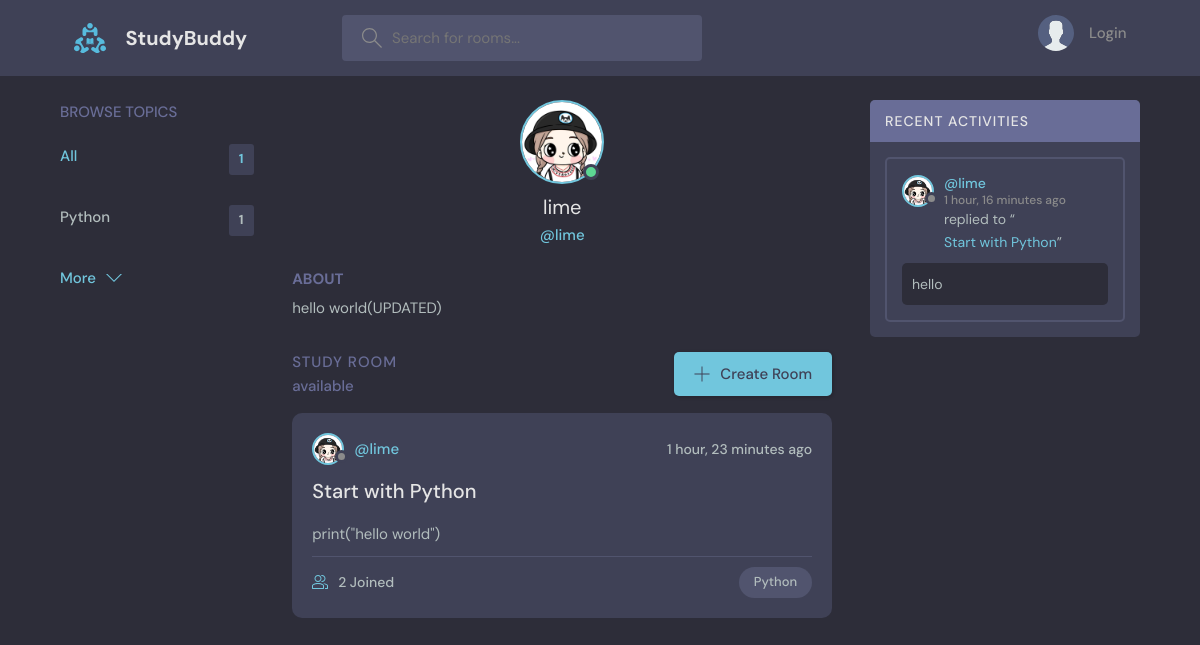
The app's page /profile/1 with its own data.
### base/models.py (models this page shows, shortened)
class Topic(models.Model):
    name = models.CharField(max_length=200)

class User(AbstractUser):
    name = models.CharField(max_length=200, null=True)
    email = models.EmailField(unique=True, null=True)
    bio = models.TextField(null=True)
    avatar  = models.ImageField(null=True, default="avatar.svg")
    USERNAME_FIELD = 'email'
    REQUIRED_FIELDS = []

class Room(models.Model):
    host = models.ForeignKey(User, on_delete=models.SET_NULL, null=True)
    topic = models.ForeignKey(Topic, on_delete=models.SET_NULL, null=True)
    name = models.CharField(max_length=100)
    description = models.TextField(null=True, blank=True)
    participants = models.ManyToManyField(User, related_name='participants', blank=True)
    updated = models.DateTimeField(auto_now=True)
    created = models.DateTimeField(auto_now_add=True)
    class Meta:
        ordering = ['-updated', '-created']
    def __str__(self) -> str:
        return  self.name

class Message(models.Model):
    user = models.ForeignKey(User, on_delete=models.CASCADE)
    room = models.ForeignKey(Room, on_delete=models.CASCADE)
    body = models.TextField()
    updated = models.DateTimeField(auto_now=True)
    created = models.DateTimeField(auto_now_add=True)
    class Meta:
        ordering = ['-updated', '-created']
    def __str__(self) -> str:
        return self.body[:50]

### base/views.py (the view)
# urls.py: path('profile/<str:pk>', views.userProfile, name='user-profile'),
def userProfile(request, pk):
    user = User.objects.get(id=pk)
    rooms = user.room_set.all()
    topics = Topic.objects.all()
    room_messages = user.message_set.all()
    context = {'rooms': rooms, 'topics': topics, 'user': user,
               'room_messages': room_messages}
    return render(request, 'base/profile.html', context)

### base/templates/base/profile.html (shortened to what this page needs)
{% extends 'main.html' %}
{%block content%}
<main class="profile-page layout layout--3">
  <div class="container">
    {% include 'base/topics_component.html' %}
    <div class="roomList">
      <div class="profile">
        <div class="profile__avatar">
          <div class="avatar avatar--large active">
            <img src="{{user.avatar.url}}" />
          </div>
        </div>
        <div class="profile__info">
          <h3>{{user.username}}</h3>
          <p>@{{user.username}}</p>
        </div>
        <div class="profile__about">
          <h3>About</h3>
          <p>
              {{user.bio}}
          </p>
        </div>
      </div>
      {% include "base/feed_component.html" %}
    </div>
    {%include 'base/activity_component.html'%}
  </div>
</main>
{%endblock content%}

### templates/main.html (shortened to what this page needs)
<!DOCTYPE html>
{% load static %}
<html lang="en">
  <head>
    <link rel="stylesheet" href="{% static 'styles/style.css' %}" />
  </head>
  <body>
    {% include 'navbar.html' %}
    {% block content%}
    {% endblock%}
  </body>
</html>

### templates/navbar.html (shortened to what this page needs)
{%load static%}
<header class="header header--loggedIn">
    <div class="container">
      <a href="{% url 'home' %}" class="header__logo">
        <img src="{% static 'images/logo.svg' %}" />
        <h1>StudyBuddy</h1>
      </a>
      <form class="header__search" method="get" action="{% url 'home' %}">
        <label>
          <input type="text" name="q" placeholder="Search for rooms..." />
        </label>
      </form>
      <nav class="header__menu">
        {% if request.user.is_authenticated %}
        <div class="header__user">
          <a href="{% url 'user-profile' request.user.id %}">
            <div class="avatar avatar--medium active">
              <img src="{{request.user.avatar.url}}" />
            </div>
            <p>{{request.user.username}} <span>@{{request.user.username}}</span></p>
          </a>
          <button class="dropdown-button">
            <svg version="1.1" xmlns="http://www.w3.org/2000/svg" width="32" height="32" viewBox="0 0 32 32">
              <title>chevron-down</title>
              <path d="M16 21l-13-13h-3l16 16 16-16h-3l-13 13z"></path>
            </svg>
          </button>
        </div>
        {% else %}
        <a href="{% url 'login' %}">
          <img src="{% static 'images/avatar.svg'%}" />
          <p>Login</p>
        </a>
        {% endif %}
      </nav>
    </div>
  </header>

### base/templates/base/topics_component.html
<div class="topics">
    <div class="topics__header">
      <h2>Browse Topics</h2>
    </div>
    <ul class="topics__list">
      <li>
        <a href="{% url 'home' %}" class="active">All <span>{{topics.count}}</span></a>
      </li>
      {% for topic in topics %}
      <li>
        <a href="{% url 'home' %}?q={{topic.name}}">{{topic.name}} <span>{{topic.room_set.all.count}}</span></a>
      </li>
      {% endfor%}
    </ul>
    <a class="btn btn--link" href="{% url 'topics' %}">
      More
      <svg version="1.1" xmlns="http://www.w3.org/2000/svg" width="32" height="32" viewBox="0 0 32 32">
        <title>chevron-down</title>
        <path d="M16 21l-13-13h-3l16 16 16-16h-3l-13 13z"></path>
      </svg>
    </a>
  </div>

### base/templates/base/feed_component.html (shortened to what this page needs)
<div class="roomList">
    <div class="roomList__header">
      <div>
        <h2>Study Room</h2>
        <p>{{room_count}} available</p>
      </div>
      <a class="btn btn--main" href="{% url 'create-room' %}">
        <svg version="1.1" xmlns="http://www.w3.org/2000/svg" width="32" height="32" viewBox="0 0 32 32">
          <title>add</title>
          <path
            d="M16.943 0.943h-1.885v14.115h-14.115v1.885h14.115v14.115h1.885v-14.115h14.115v-1.885h-14.115v-14.115z"
          ></path>
        </svg>
        Create Room
      </a>
    </div>
    {% for room in rooms %}
    <div class="roomListRoom">
      <div class="roomListRoom__header">
        <a href="{% url 'user-profile' room.host.id%}" class="roomListRoom__author">
          <div class="avatar avatar--small">
            <img src="{{room.host.avatar.url}}" />
          </div>
          <span>@{{room.host.username}}</span>
        </a>
        <div class="roomListRoom__actions">
          <span>{{room.created|timesince}} ago</span>
        </div>
      </div>
      <div class="roomListRoom__content">
        <a href="{% url 'room' room.id %}">{{room.name}}</a>
        <p>
            {{room.description}}
        </p>
      </div>
      <div class="roomListRoom__meta">
        <a href="{% url 'room' room.id %}" class="roomListRoom__joined">
          {{room.participants.all.count}} Joined
        </a>
        <p class="roomListRoom__topic">{{room.topic.name}}</p>
      </div>
    </div>
    {% endfor %}
  </div>

### base/templates/base/activity_component.html (shortened to what this page needs)
<div class="activities">
    <div class="activities__header">
      <h2>Recent Activities</h2>
    </div>
    {% for message in room_messages %}
    <div class="activities__box">
      <div class="activities__boxHeader roomListRoom__header">
        <a href="{% url 'user-profile' message.user.id %}" class="roomListRoom__author">
          <div class="avatar avatar--small">
            <img src="{{message.user.avatar.url}}" />
          </div>
          <p>
            @{{message.user.username}}
            <span>{{message.created|timesince}} ago</span>
          </p>
        </a>
      </div>
      <div class="activities__boxContent">
        <p>replied to “<a href="{%url 'room' message.room.id %}">{{message.room.name}}</a>”</p>
        <div class="activities__boxRoomContent">
          {{message}}
        </div>
      </div>
    </div>
    {% endfor %}
  </div>

### records on screen
Topic: name "Python", room_set.all.count "1"
User: avatar (picture), username "lime", bio "hello world(UPDATED)"
Room: host.avatar (picture), host.username "lime", created "1 hour, 23 minutes", name "Start with Python", description "print(\"hello world\")", participants.all.count "2", topic.name "Python"
Message: user.avatar (picture), user.username "lime", created "1 hour, 16 minutes", room.name "Start with Python", body "hello"

### other values on screen
{{ topics.count }} "1"
